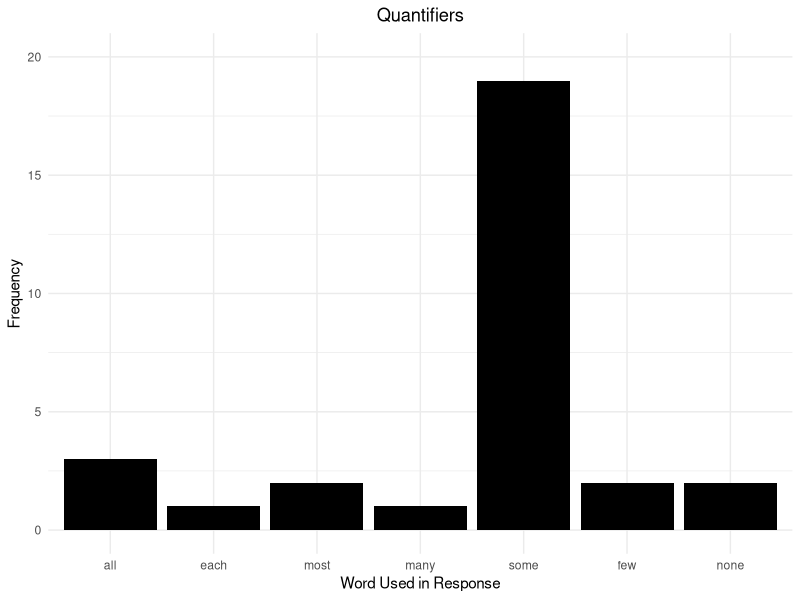
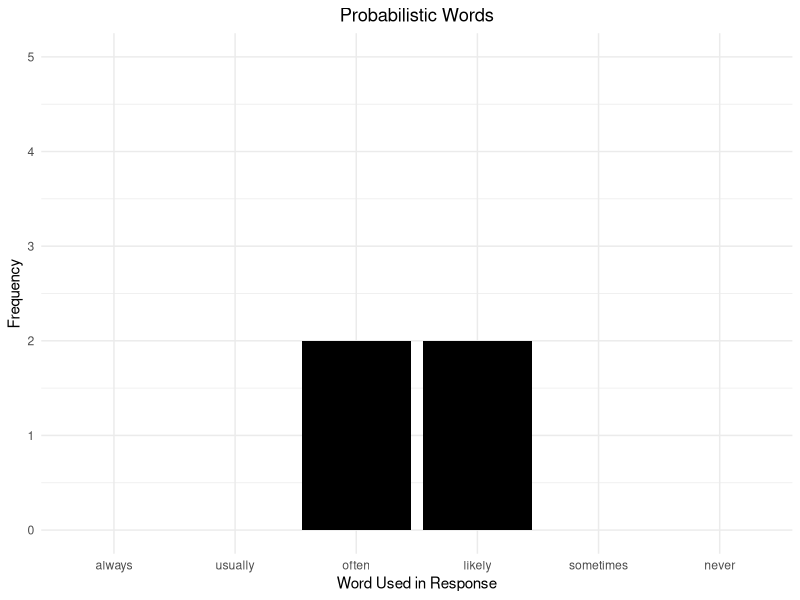
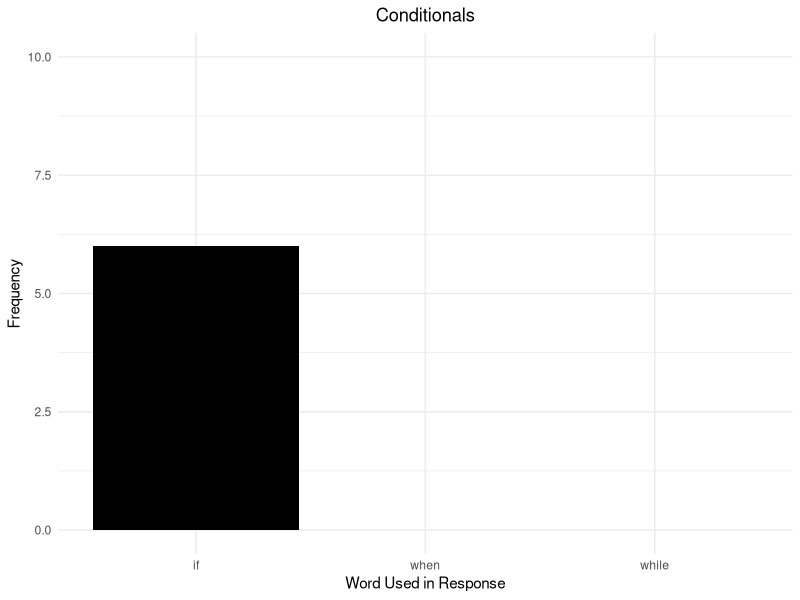
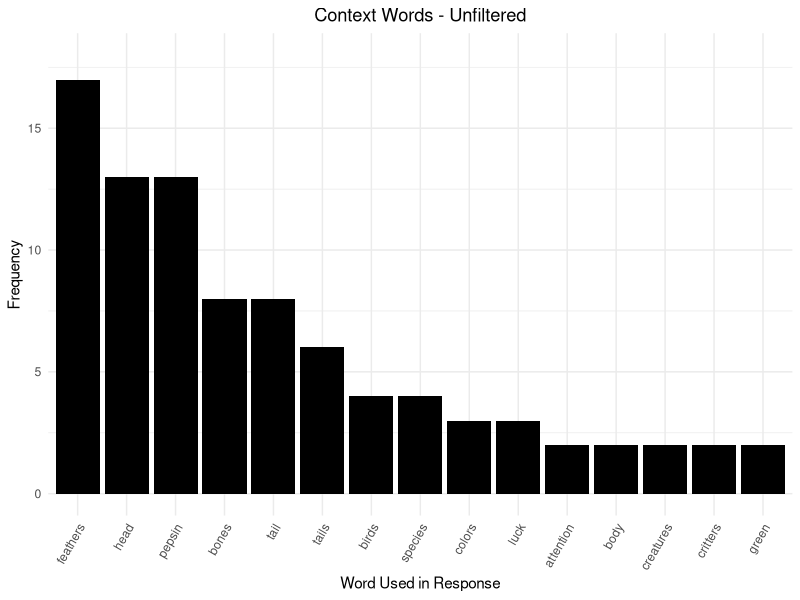
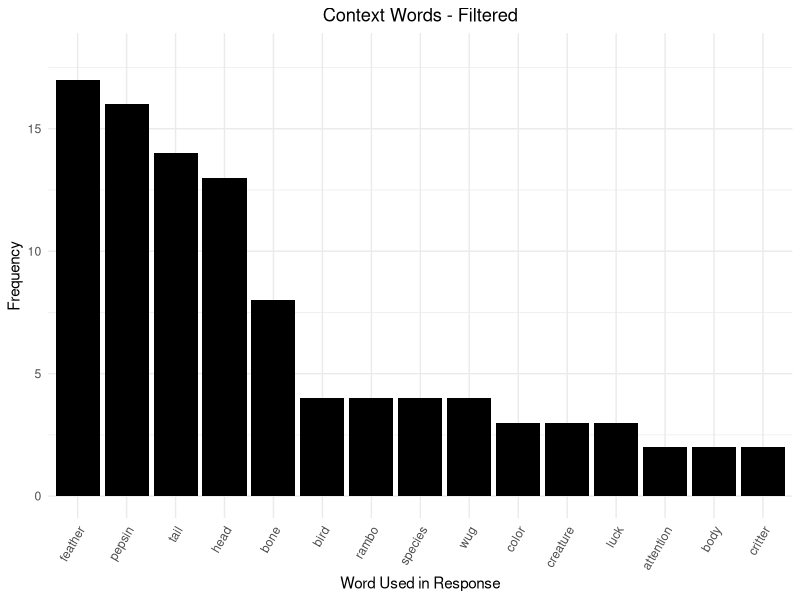
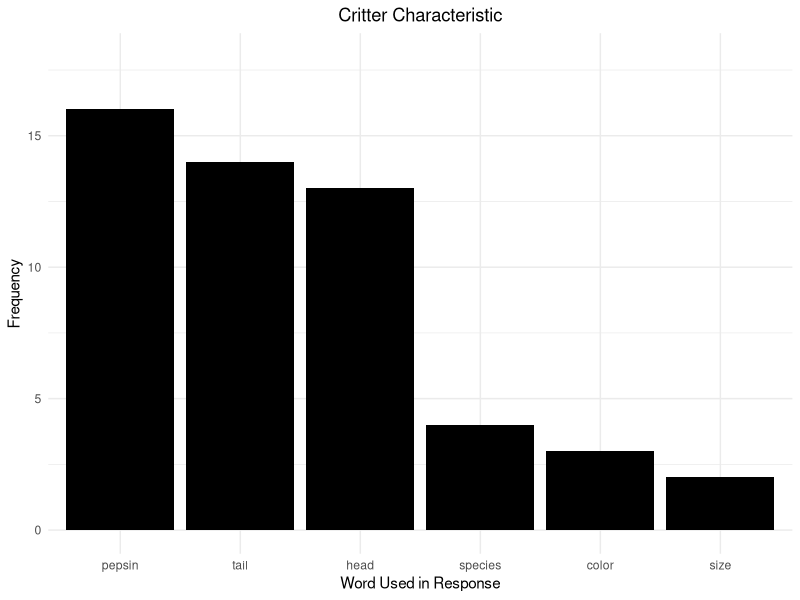
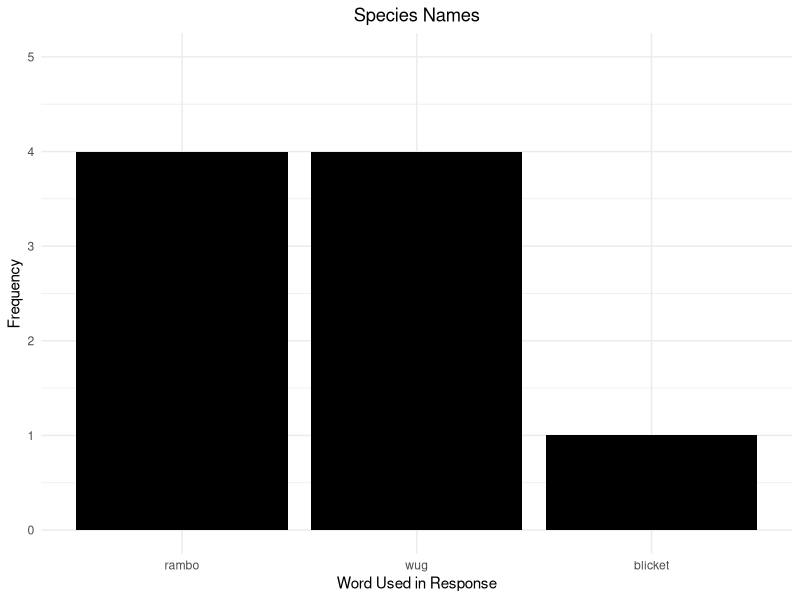
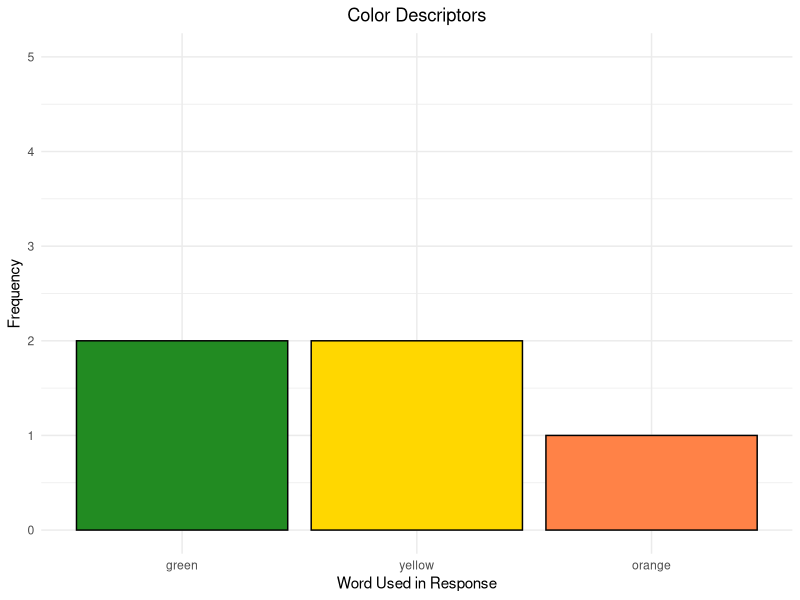

The R script that drew these images, in order:
## ---- chunk 1
library(dplyr)
library(tidyr)
library(ggplot2)
library(data.table)
library(tidytext)

#setting the directory
setwd("../../mturk/game-1/")


text_data <- read.csv("game-1-trials.csv")

reorder_size <- function(x) {
  factor(x, levels = names(sort(table(x), decreasing = TRUE)))
}

#View(text_data)

str(text_data)
summary(text_data)


# Adjusting MechTurk/Punctuation Errors
text_df <- data_frame(line = 1:18, text=text_data[,3])
text_df$text <- gsub("&quotechar", "'", text_df$text)
text_df$text <- gsub("DON'T.NONE", "DON'T. NONE", text_df$text)
text_df$text <- as.character(text_df$text)

## ---- chunk 2
tokenized <- text_df %>%
  unnest_tokens(word, text) # #convert sentence string to tokens
tokenized

## ---- chunk 3
count_all_words <- tokenized %>%
  count(word, sort=TRUE)
count_all_words
## ---- chunk 4
quantifier_words = c("all","each","most","many","some","few","none")
# no "every","a lot"

quantifiers <- count_all_words[c(count_all_words$word %in% quantifier_words),]
quantifiers

quantifier_count <- ggplot(quantifiers, aes(x=word, y=n)) +
  geom_bar(stat="identity", fill="black") +
  scale_x_discrete("Word Used in Response", limits=c(quantifier_words)) +
  scale_y_continuous("Frequency", limits=c(0,20)) + 
  ggtitle("Quantifiers") +
  theme_minimal() +
  theme(plot.title = element_text(hjust=0.5))

quantifier_count
## ---- chunk 5
probability_words = c("always","usually","often","likely","sometimes","never")

probabilities <- count_all_words[c(count_all_words$word %in% probability_words),]
probabilities

probability_count <- ggplot(probabilities, aes(x=word, y=n)) +
  geom_bar(stat="identity", fill="black") +
  scale_x_discrete("Word Used in Response", limits=c(probability_words)) +
  scale_y_continuous("Frequency", limits=c(0,5)) + 
  ggtitle("Probabilistic Words") +
  theme_minimal() +
  theme(plot.title = element_text(hjust=0.5))

probability_count
## ---- chunk 6
conditional_words = c("if","when","while")

conditionals <- count_all_words[c(count_all_words$word %in% conditional_words),]
conditionals

conditional_count <- ggplot(conditionals, aes(x=word, y=n)) +
  geom_bar(stat="identity", fill="black") +
  scale_x_discrete("Word Used in Response", limits=c(conditional_words)) +
  scale_y_continuous("Frequency", limits=c(0,10)) + 
  ggtitle("Conditionals") +
  theme_minimal() +
  theme(plot.title = element_text(hjust=0.5))

conditional_count

## ---- chunk 7
count_context_words <- tokenized %>%
  anti_join(stop_words) %>% #remove function words
  count(word, sort=TRUE)
count_context_words

# first 15 words - no change to singular/plural
context_count_unfiltered <- ggplot(count_context_words[1:15,], aes(x=word, y=n)) +
  geom_bar(stat="identity", fill="black") +
  scale_x_discrete("Word Used in Response", limits=c(count_context_words$word[1:15])) +
  scale_y_continuous("Frequency", limits=c(0,18)) + 
  ggtitle("Context Words - Unfiltered") +
  theme_minimal() +
  theme(axis.text.x=element_text(angle=60, hjust=1),
        plot.title = element_text(hjust=0.5))

context_count_unfiltered
## ---- chunk 8
#changing plural to singular
text_noPlurals <- text_df
text_noPlurals$text <- gsub("feathers", "feather", text_noPlurals$text, ignore.case=TRUE)
text_noPlurals$text <- gsub("bones", "bone", text_noPlurals$text)
text_noPlurals$text <- gsub("creatures", "creature", text_noPlurals$text)
text_noPlurals$text <- gsub("critters", "critter", text_noPlurals$text)
text_noPlurals$text <- gsub("features", "feature", text_noPlurals$text)
text_noPlurals$text <- gsub("birds", "bird", text_noPlurals$text)
text_noPlurals$text <- gsub("colors", "color", text_noPlurals$text)
text_noPlurals$text <- gsub("tails", "tail", text_noPlurals$text, ignore.case=TRUE)
text_noPlurals$text <- gsub("heads", "head", text_noPlurals$text)
text_noPlurals$text <- gsub("wugs", "wug", text_noPlurals$text, ignore.case=TRUE)
text_noPlurals$text <- gsub("blickets", "blicket", text_noPlurals$text)
text_noPlurals$text <- gsub("rambos", "rambo", text_noPlurals$text, ignore.case=TRUE)
text_noPlurals$text <- gsub("peppin", "pepsin", text_noPlurals$text)
text_noPlurals$text <- gsub("pespin", "pepsin", text_noPlurals$text)
text_noPlurals$text <- gsub("pebcide", "pepsin", text_noPlurals$text)
text_noPlurals$text <- gsub("sizes", "size", text_noPlurals$text)
text_noPlurals$text <- gsub("types", "type", text_noPlurals$text)


tokenized_noPlurals <- text_noPlurals %>%
  unnest_tokens(word, text)

count_context_words_noPlurals <- tokenized_noPlurals %>%
  anti_join(stop_words) %>%
  count(word, sort=TRUE)
count_context_words_noPlurals


# first 15 words - w/ change to singular/plural
context_count_filtered <- ggplot(count_context_words_noPlurals[1:15,], aes(x=word, y=n)) +
  geom_bar(stat="identity", fill="black") +
  scale_x_discrete("Word Used in Response", limits=c(count_context_words_noPlurals$word[1:15])) +
  scale_y_continuous("Frequency", limits=c(0,18)) + 
  ggtitle("Context Words - Filtered") +
  theme_minimal() +
  theme(axis.text.x=element_text(angle=60, hjust=1),
        plot.title = element_text(hjust=0.5))

context_count_filtered
## ---- chunk 9
# Categories = pepsin, tail, head, species, color, size
category_types = c("pepsin","tail","head","species","color","size")

characteristic_categories <- count_context_words_noPlurals[c(count_context_words_noPlurals$word %in% category_types),]
categories_count <- ggplot(characteristic_categories, aes(x=word, y=n)) +
  geom_bar(stat="identity", fill="black") +
  scale_x_discrete("Word Used in Response", limits=c(characteristic_categories$word[1:6])) +
  scale_y_continuous("Frequency", limits=c(0,18)) + 
  ggtitle("Critter Characteristic") +
  theme_minimal() +
  theme(plot.title = element_text(hjust=0.5))

categories_count
## ---- chunk 10
# Species = rambo, wug, blicket
species_types = c("rambo","wug","blicket")
species_categories <- count_context_words_noPlurals[c(count_context_words_noPlurals$word %in% species_types),]
species_count <- ggplot(species_categories, aes(x=word, y=n)) +
  geom_bar(stat="identity", fill="black") +
  scale_x_discrete("Word Used in Response", limits=c(species_categories$word[1:3])) +
  scale_y_continuous("Frequency", limits=c(0,5)) + 
  ggtitle("Species Names") +
  theme_minimal() +
  theme(plot.title = element_text(hjust=0.5))

species_count
## ---- chunk 11
# Species = rambo, wug, blicket
color_types = c("green","yellow","orange")
color_assignment = c("green" = "forestgreen", "yellow" = "gold", "orange" = "sienna1")
color_categories <- count_context_words_noPlurals[c(count_context_words_noPlurals$word %in% color_types),]
color_count <- ggplot(color_categories, aes(x=word, y=n, fill=word)) +
  geom_bar(stat="identity", colour="black") +
  scale_x_discrete("Word Used in Response", limits=c(color_categories$word[1:3])) +
  scale_y_continuous("Frequency", limits=c(0,5)) + 
  scale_fill_manual(values=color_assignment) +
  ggtitle("Color Descriptors") +
  guides(fill=FALSE) +
  theme_minimal() +
  theme(plot.title = element_text(hjust=0.5))

color_count
